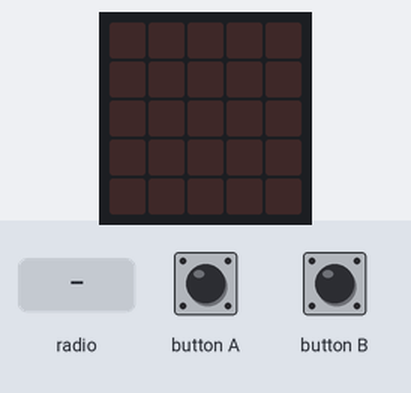
Bench run of a program on a simulated BBC micro:bit (MakeCode). Shown: the board's 5×5 LED display. The inputs (shaded band) are chosen by the test bench.

Above: at 1.2 s.
1.3 s: button A pressed for 0.15 s
At 2.3 s:
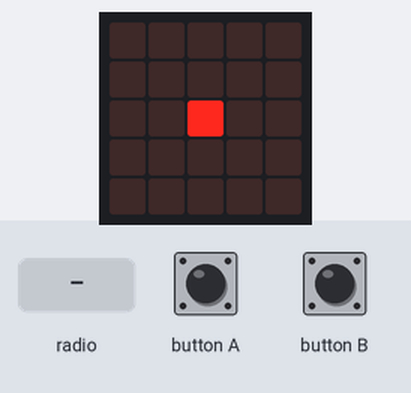
2.9 s: button B pressed for 0.15 s
At 3.5 s:
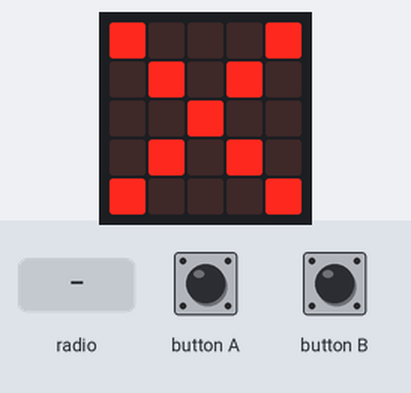
4.5 s: radio message "1" arrives
At 5.2 s:
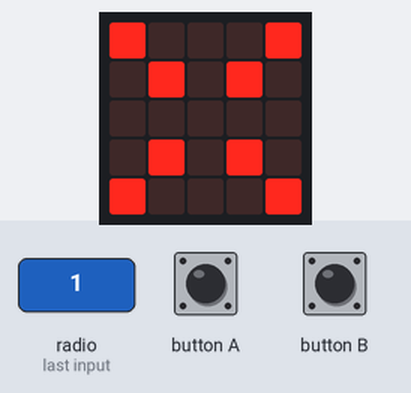
6.0 s: radio message "0" arrives
At 6.4 s:
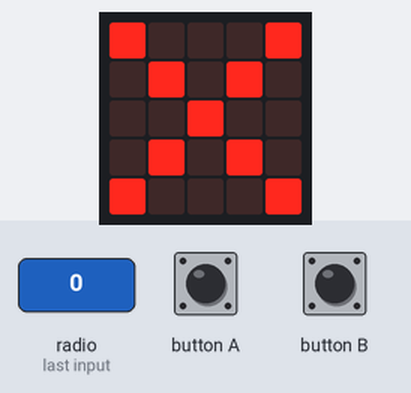
7.5 s: radio message "5" arrives
At 8.7 s:
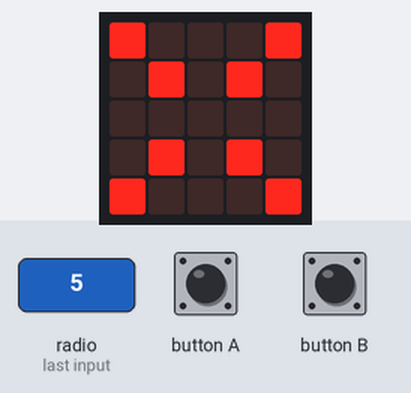
Timing chart, 0 to 10.0 s (numbered marks = the images above; inputs shaded):
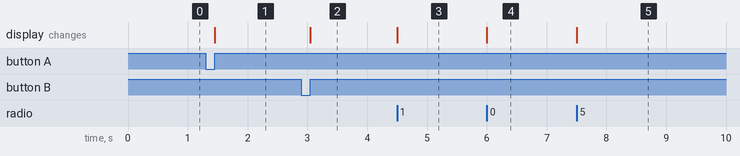

The program:

main.ts
```typescript
/**
 * REGLER FOR POTETLØP:
 *
 * 1) Trykk knapp A for å starte klokken
 *
 * 2) LØP til du kommer bort til den andre micro:biten som sender ut radiosignaler.
 *
 * 3) Trykk B når du har kommet i mål for å lese av tiden din.
 *
 * Dette programmet er nesten ferdig, men vi får ikke lov til å vise tiden vår! Hvor skal vi sette denne løse blokken for å fortelle micro:biten at vi har fått signal fra mål-micro:biten?
 */
radio.onReceivedNumber(function (receivedNumber) {
    led.toggle(2, 2)
})
input.onButtonPressed(Button.A, function () {
    startTid = input.runningTime()
    led.toggle(2, 2)
})
input.onButtonPressed(Button.B, function () {
    if (målPosterNådd == true) {
        basic.showString("Tid " + (input.runningTime() - startTid) / 1000 + " sekunder")
    } else {
        basic.showIcon(IconNames.No)
    }
})
let startTid = 0
let målPosterNådd = false
radio.setGroup(1)
målPosterNådd = false
```

test.ts
```typescript
// testene settes inn her; disse vil ikke kompilert så lenge denne pakken blir brukt som en utvidelse.
```

Measured:
- after the input at 1.3 s, the display: changes after 0.15 s (image 1)
- after the input at 2.9 s, the display: changes after 0.15 s (image 2)
- after the input at 4.5 s, the display: changes at once (image 3)
- after the input at 6.0 s, the display: changes at once (image 4)
- after the input at 7.5 s, the display: changes at once (image 5)
